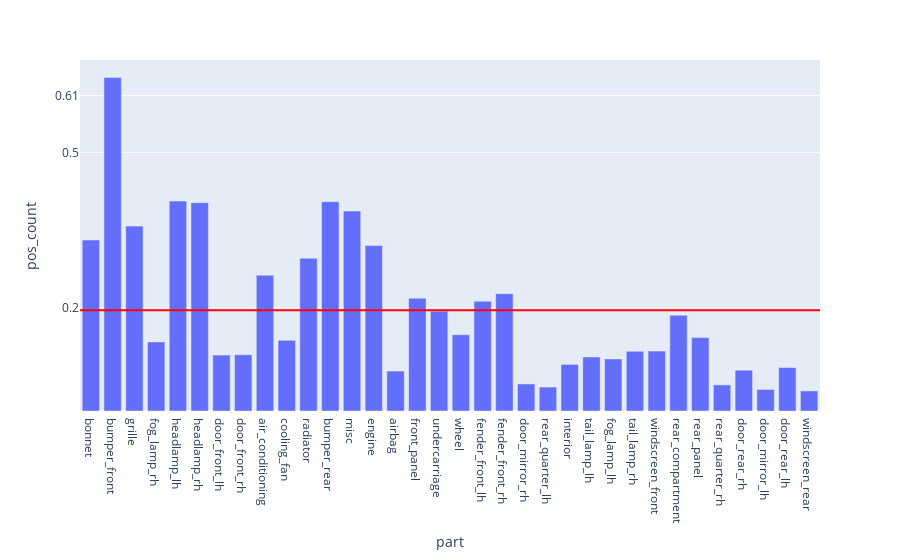

The code cell stored with this chart in its notebook:
### Code cell
fig = px.bar(evalMetrics, x = 'part', y = 'pos_count')

fig.add_hline(y=avgPosCount, line_width=2, line_color="red")

fig.update_layout(
    yaxis = dict(
        tickmode = 'array',
        tickvals = [np.format_float_positional(avgTp, 2), 0.2, 0.5, 0.7],
    )
)

### Figure 1 — Plotly figure (JSON) as saved in the notebook; plotly's stock layout.template omitted (floating-point values rounded to 4 significant figures)
{"data": [{"alignmentgroup": "True", "hovertemplate": "part=%{x}<br>pos_count=%{y}<extra></extra>", "legendgroup": "", "marker": {"color": "#636efa", "pattern": {"shape": ""}}, "name": "", "offsetgroup": "", "orientation": "v", "showlegend": false, "textposition": "auto", "type": "bar", "x": ["bonnet", "bumper_front", "grille", "fog_lamp_rh", "headlamp_lh", "headlamp_rh", "door_front_lh", "door_front_rh", "air_conditioning", "cooling_fan", "radiator", "bumper_rear", "misc", "engine", "airbag", "front_panel", "undercarriage", "wheel", "fender_front_lh", "fender_front_rh", "door_mirror_rh", "rear_quarter_lh", "interior", "tail_lamp_lh", "fog_lamp_lh", "tail_lamp_rh", "windscreen_front", "rear_compartment", "rear_panel", "rear_quarter_rh", "door_rear_rh", "door_mirror_lh", "door_rear_lh", "windscreen_rear"], "xaxis": "x", "y": [0.3305, 0.6446, 0.3574, 0.1335, 0.4058, 0.4028, 0.108, 0.1086, 0.2625, 0.1366, 0.2952, 0.4047, 0.3866, 0.3198, 0.07723, 0.2182, 0.1929, 0.1474, 0.2123, 0.2269, 0.0523, 0.0463, 0.09017, 0.1044, 0.1007, 0.1155, 0.1158, 0.1852, 0.1419, 0.05047, 0.07883, 0.04167, 0.0841, 0.03883], "yaxis": "y"}], "layout": {"barmode": "relative", "legend": {"tracegroupgap": 0}, "margin": {"t": 60}, "shapes": [{"line": {"color": "red", "width": 2}, "type": "line", "x0": 0, "x1": 1, "xref": "x domain", "y0": 0.1946, "y1": 0.1946, "yref": "y"}], "xaxis": {"anchor": "y", "domain": [0, 1], "title": {"text": "part"}}, "yaxis": {"anchor": "x", "domain": [0, 1], "tickmode": "array", "tickvals": ["0.61", 0.2, 0.5, 0.7], "title": {"text": "pos_count"}}}}
